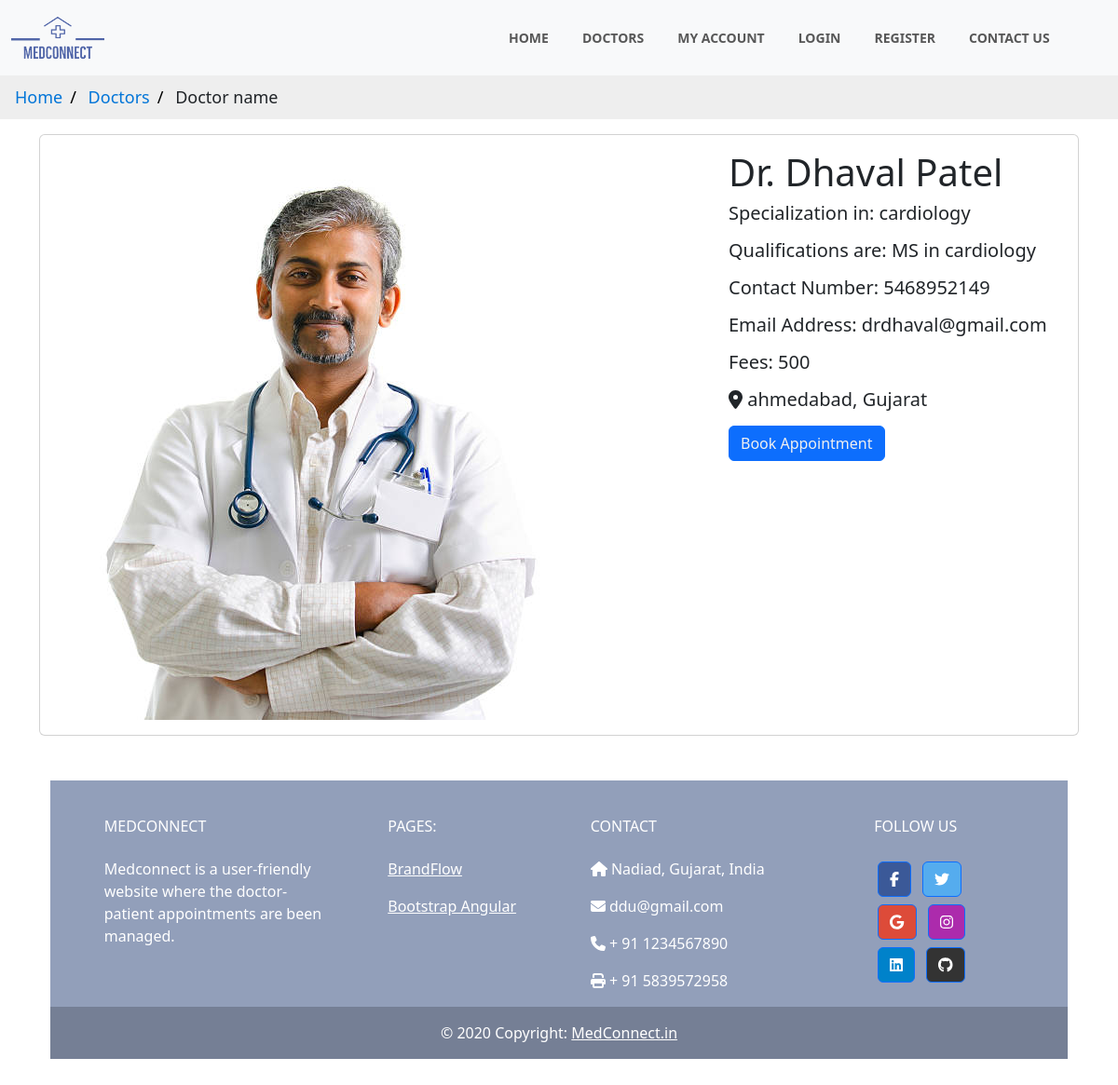
Screenshot of /patient/doc-details/3 with the database file from the repository.
### accounts/models.py (models this page shows, shortened)
class Doctor(models.Model):
    user = models.OneToOneField(CustomUser, on_delete=models.CASCADE, primary_key=True)
    doctor_addr = models.ForeignKey(Address, on_delete=models.CASCADE)
    qualification = models.CharField(max_length=255)
    specialization = models.CharField(max_length=255)
    certificate_no = models.CharField(max_length=255)
    fees = models.IntegerField()
    profile_img = models.ImageField(upload_to="doctors_profile_images", default='doctors_profile_images/default.png')

class CustomUser(AbstractBaseUser, PermissionsMixin):
    email = models.EmailField(unique=True)
    first_name = models.CharField(max_length=30)
    last_name = models.CharField(max_length=30)
    phone_number = models.CharField(max_length=15)
    is_active = models.BooleanField(default=True)
    is_staff = models.BooleanField(default=False)
    is_admin = models.BooleanField(default=False)
    is_superadmin = models.BooleanField(default=False)
    type = models.CharField(max_length=16, default='patient')
    objects = CustomUserManager()
    USERNAME_FIELD = 'email'
    REQUIRED_FIELDS = ['first_name']

class Address(models.Model):
    street = models.CharField(max_length=255)
    city = models.CharField(max_length=255)
    state = models.CharField(max_length=255)

### patient/views.py (the view)
# urls.py: path('doc-details/<int:id>',views.doc_details,name='doc_details'),
def doc_details(request,id):
    doctor=Doctor.objects.get(user_id=id)
    context={'doc':doctor}
    return render(request,"patient/doc_details.html",context)

### templates/patient/doc_details.html
{% extends 'patient/base.html' %}
{% load static %}
{% block content %}
<ul class="breadcrumb">
    <li><a href="/patient/">Home</a></li>
    <li><a href="/patient/doctors/">Doctors</a></li>
    <li>Doctor name</li>
</ul>
<div class="content">
    <div class="container">
        <div class="card" style="width:fill-content;">
            <div class="card-body">
                <div class="doctor-widget">
                    <div class="doc-info-left">
                        <div class="doctor-img">
                            <img src="/media/{{doc.profile_img}}" class="img-fluid" alt="User Image">
                        </div>
                        <div class="doc-info-cont">
                            <h1 class="doc-name">Dr. {{doc.user.first_name}} {{doc.user.last_name}}</h1>
                            <h5><p>Specialization in:  {{doc.specialization}}</p>
                            <p>Qualifications are:  {{doc.qualification}}</p>
                            <p>Contact Number:  {{doc.user.phone_number}}</p>
                            <p>Email Address:  {{doc.user.email}}</p>
                            <p>Fees:  {{doc.fees}}</p>
                            <div class="clinic-details">
                                <p class="doc-location"><i class="fas fa-map-marker-alt"></i> {{doc.doctor_addr.city}}, {{doc.doctor_addr.state}}</p>
                            </div></h5>
                            <button class="btn btn-primary"><a class="apt-btn" href="/patient/appointment/{{doc.user_id}}/">Book Appointment</a></button>
                        </div>
                    </div>
            </div>
        </div>
    </div>
{%endblock%}

### static/styles/style.css (style rules this page uses)
body { font-family: 'Dosis', sans-serif; font-family: 'Open Sans', sans-serif; font-size: 14px; line-height: 1.42857143; color: #f0f0f0; overflow-x: hidden; }
ul.breadcrumb { padding: 10px 16px; list-style: none; background-color: #eee; }
ul.breadcrumb li { display: inline; font-size: 18px; }
ul.breadcrumb li+li:before { padding: 8px; color: black; content: "/\00a0"; }
ul.breadcrumb li a { color: #0275d8; text-decoration: none; }
.doctor-widget { display: -webkit-box; display: -ms-flexbox; display: flex; }
.doc-info-left { display: -webkit-box; display: -ms-flexbox; display: flex; }
.doc-info-cont { margin-left:150px }
.apt-btn { color: #f0f0f0; text-decoration: none; }

### rows the page displays
Doctor: profile_img (picture), user.first_name "Dhaval", user.last_name "Patel", specialization "cardiology", qualification "MS in cardiology", user.phone_number "5468952149", user.email "drdhaval@gmail.com", fees "500", doctor_addr.city "ahmedabad", doctor_addr.state "Gujarat"
